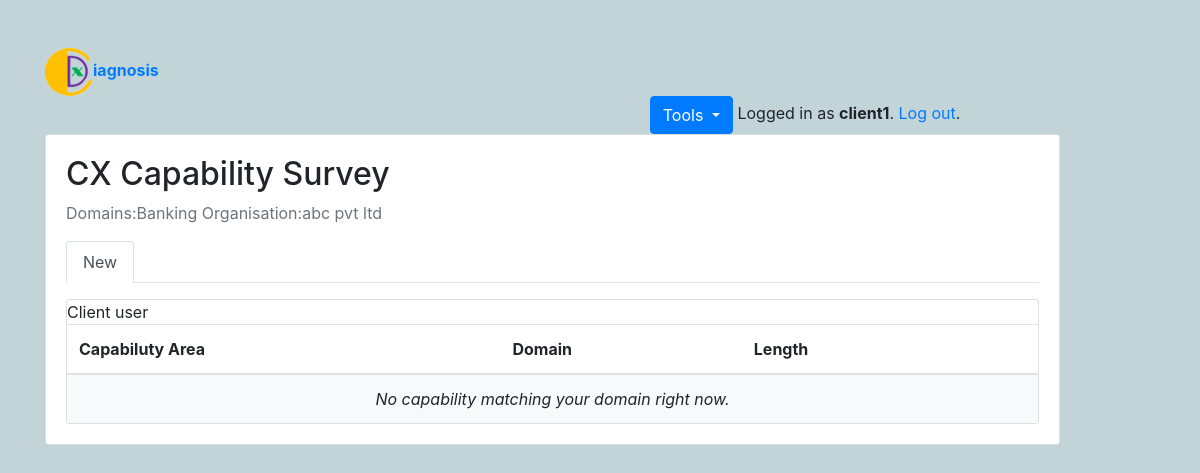
The page /clientuser/ (signed in) on the database its author committed.
### cxdiagnosis/models.py (models this page shows, shortened)
class User(AbstractUser):
    is_clientuser = models.BooleanField(default=False)
    is_csguser = models.BooleanField(default=False)
    is_cxsuperuser = models.BooleanField(default=False)
    change_pass = models.BooleanField(default=False)

class ClientUser(models.Model):
    user = models.OneToOneField(User, on_delete=models.CASCADE, primary_key=True)
    domains = models.ForeignKey(Domain, on_delete=models.SET_NULL, null=True)
    organisations = models.ForeignKey(Organisation, on_delete=models.SET_NULL, null=True)

class Domain(models.Model):
    name = models.CharField(max_length=30)
    def __str__(self):
        return self.name

class Organisation(models.Model):
    name = models.CharField(max_length=50)
    def __str__(self):
        return self.name

### cxdiagnosis/views/clientuser.py (the view)
# urls.py: path('', clientuser.CapabilityList.as_view(), name='capability_list'),
@method_decorator([login_required, clientuser_required], name='dispatch')
class CapabilityList(ListView):
    model = Capability
    ordering = ('name', )
    context_object_name = 'capabilities'
    template_name = 'clientuser/capability_list.html'

### cxdiagnosis/templates/clientuser/capability_list.html
{% extends 'base.html' %}
{% block content %}
  {% if user.change_pass %}
    <a href="{% url 'change_password' %}">Required change password</a>
  {% else %}
    {% include 'clientuser/_header.html' with active='new' %}
    <div class="card">
      <a>Client user</a>
      <table class="table mb-0">
        <thead>
          <tr>
            <th>Capabiluty Area</th>
            <th>Domain</th>
            <th>Length</th>
            <th></th>
          </tr>
        </thead>
        <tbody>
          {% for quiz in quizzes %}
            <tr>
              <td class="align-middle">{{ capability.name }}</td>
              <td class="align-middle">{{ capability.domain.get_html_badge }}</td>
              <td class="align-middle">{{ capability.questions_count }} questions</td>
              <td class="text-right">
                <a href="{% url 'clientuser:result_of_capabilities' capability.pk %}" class="btn btn-primary">Start capability survey</a>
              </td>
            </tr>
          {% empty %}
            <tr>
              <td class="bg-light text-center font-italic" colspan="4">No capability matching your domain right now.</td>
            </tr>
          {% endfor %}
        </tbody>
      </table>
    </div>
  {% endif %}
{% endblock %}

### templates/base.html (shortened to what this page needs)
{% load static %}<!DOCTYPE html>
<html lang="en">
  <head>
    <link rel="stylesheet" href="https://maxcdn.bootstrapcdn.com/bootstrap/4.0.0/css/bootstrap.min.css">
    <link rel="stylesheet" type="text/css" href="{% static 'css/cxdiagnosis.css' %}">
    {% if user.is_authenticated %}
      {% if user.is_clientuser %}
        <link rel="stylesheet" type="text/css" href="{% static 'css/clientuser.css' %}">
      {% elif user.is_csguser %}
        <link rel="stylesheet" type="text/css" href="{% static 'css/csguser.css' %}">
      {% elif user.is_cxsuperuser %}
        <link rel="stylesheet" type="text/css" href="{% static 'css/cxsuperuser.css' %}">
      {% endif %}
    {% endif %}
  </head>
  <body>
    <div class="container my-5">
      <div class="row justify-content-center">
        <div class="col-xs-5 col-sm-7 col-md-10 col-lg-12">
          <div class="row">
            <div class="col-xs-4 col-sm-6 col-md-9 col-lg-11">
              <a href="{% url 'home' %}">
                <span><img src="{% static "img/cxicon.ico" %}" alt="Cx Diagnosis"><b>iagnosis</b></span>
              </a>
              {% if user.is_authenticated %}
                <div class="text-right col-xs-4 col-sm-6 col-md-9 col-lg-11">
                {% if not user.change_pass %}
                  {% if not user.is_cxsuperuser %}
                  <div class="btn-group">
                    <button type="button" class="btn btn-primary dropdown-toggle" data-toggle="dropdown">
                      Tools
                    </button>
                  </div>
                  {% endif %}
                {% endif %}
                Logged in as <strong>{{ user.username }}</strong>. <a href="{% url 'logout' %}">Log out</a>.
              </div>
              {% endif %}
              <div class="card mb-3">
                <div class="card-body">
                  {% block content %}
                  {% endblock %}
                </div>
              </div>
            </div>
          </div>
        </div>
      </div>
    </div>
  </body>
</html>

### cxdiagnosis/templates/clientuser/_header.html (shortened to what this page needs)
<h2>CX Capability Survey</h2>
<p class="text-muted">
  Domains:{{ user.clientuser.domains }}
  Organisation:{{ user.clientuser.organisations }}
</p>
<ul class="nav nav-tabs mb-3">
  <li class="nav-item">
    <a class="nav-link{% if active == 'new' %} active{% endif %}" href="{% url 'clientuser:capability_list' %}">New</a>
  </li>
</ul>

### static/css/cxdiagnosis.css (style rules this page uses)
body { background-color: #868A0C; }

### static/css/clientuser.css (style rules this page uses)
body { background-color: #c2d4d8; }

### rows shown on the page
User: username "client1", clientuser.domains "Banking", clientuser.organisations "abc pvt ltd"
